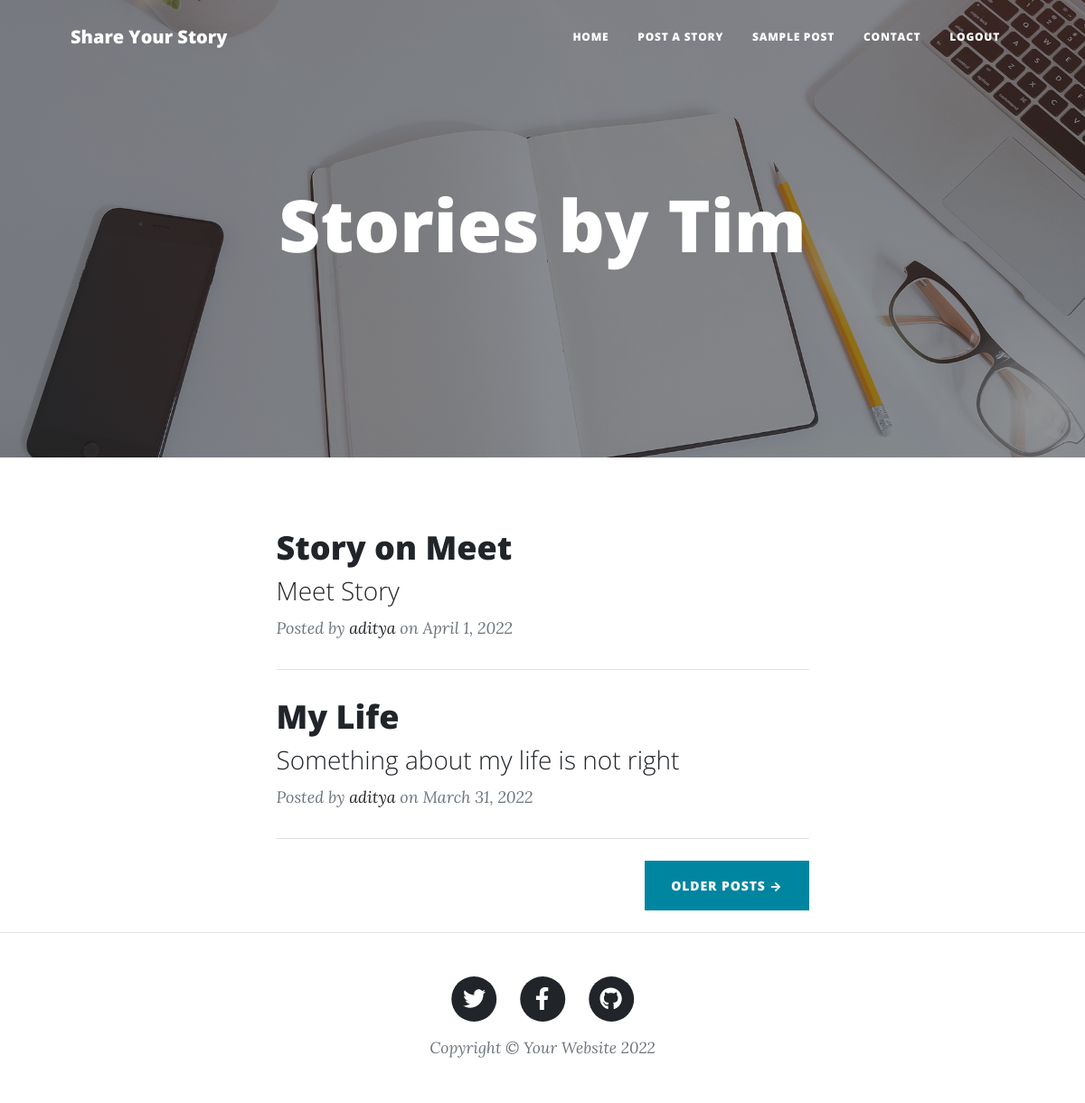
The page /profile/1/ (signed in) on the database its author committed.
### base/models.py (models this page shows, shortened)
class Story(models.Model):
    author = models.ForeignKey(User, on_delete=models.CASCADE)
    title = models.CharField(max_length=200)
    summary = models.CharField(max_length=200)
    content = models.TextField(null=True)
    created = models.DateTimeField(auto_now=True)
    updated = models.DateTimeField(auto_now_add=True)
    class Meta:
        ordering = ['-created', '-updated']

### base/views.py (the view)
# urls.py: path('profile/<str:pk>/', views.profile, name='profile'),
def profile(request, pk):
    stories = Story.objects.filter(author=pk)
    context = {'stories': stories}
    return render(request, 'base/profileMain.html', context)

### base/templates/base/profileMain.html
{% extends 'base/profile.html' %} {% block content %}
<div class="container px-4 px-lg-5">
  <div class="row gx-4 gx-lg-5 justify-content-center">
    <div class="col-md-10 col-lg-8 col-xl-7">
      {% for story in stories %}
      <div class="post-preview">
        <a href="{% url 'view-post' story.id %}">
          <h2 class="post-title">{{story.title | capfirst}}</h2>
          <h3 class="post-subtitle">{{story.summary}}</h3>
        </a>
        <p class="post-meta">
          Posted by
          <a href="{% url 'profile' story.author.id %}">{{story.author}}</a>
          on {{story.created | date}}
        </p>
      </div>
      <hr class="my-4" />
      {% endfor %}
      <div class="d-flex justify-content-end mb-4">
        <a class="btn btn-primary text-uppercase" href="#!">Older Posts →</a>
      </div>
    </div>
  </div>
</div>
{% endblock content %}

### base/templates/base/profile.html (shortened to what this page needs)
{% load static %}
<!DOCTYPE html>
<html lang="en">
  <head>
    <link href="{% static 'css/styles.css' %}" rel="stylesheet" />
  </head>
  <body>
    <nav class="navbar navbar-expand-lg navbar-light" id="mainNav">
      <div class="container px-4 px-lg-5">
        <a class="navbar-brand" href="{% url 'home' %}">Share Your Story</a>
        <div class="collapse navbar-collapse" id="navbarResponsive">
          <ul class="navbar-nav ms-auto py-4 py-lg-0">
            <li class="nav-item">
              <a class="nav-link px-lg-3 py-3 py-lg-4" href="{% url 'home' %}"
                >Home</a
              >
            </li>
            <li class="nav-item">
              <a
                class="nav-link px-lg-3 py-3 py-lg-4"
                href="{% url 'create-post' %}"
                >Post a Story</a
              >
            </li>
            <li class="nav-item">
              <a class="nav-link px-lg-3 py-3 py-lg-4" href="{% url 'sample' %}"
                >Sample Post</a
              >
            </li>
            <li class="nav-item">
              <a class="nav-link px-lg-3 py-3 py-lg-4" href="{% url 'home' %}"
                >Contact</a
              >
            </li>
            <li class="nav-item">
              <a class="nav-link px-lg-3 py-3 py-lg-4" href="{% url 'logout' %}"
                >Logout</a
              >
            </li>
          </ul>
        </div>
      </div>
    </nav>
    <header
      class="masthead"
      style="background-image: url({%static 'assets/img/home-bg.jpg' %})"
    >
      <div class="container position-relative px-4 px-lg-5">
        <div class="row gx-4 gx-lg-5 justify-content-center">
          <div class="col-md-10 col-lg-8 col-xl-7">
            <div class="site-heading">
              <h1>Stories by {{request.user.username}}</h1>
            </div>
          </div>
        </div>
      </div>
    </header>
    {% block content %} {% endblock %}
    <footer class="border-top">
      <div class="container px-4 px-lg-5">
        <div class="row gx-4 gx-lg-5 justify-content-center">
          <div class="col-md-10 col-lg-8 col-xl-7">
            <ul class="list-inline text-center">
              <li class="list-inline-item">
                <a href="#!">
                  <span class="fa-stack fa-lg">
                    <i class="fas fa-circle fa-stack-2x"></i>
                    <i class="fab fa-twitter fa-stack-1x fa-inverse"></i>
                  </span>
                </a>
              </li>
              <li class="list-inline-item">
                <a href="#!">
                  <span class="fa-stack fa-lg">
                    <i class="fas fa-circle fa-stack-2x"></i>
                    <i class="fab fa-facebook-f fa-stack-1x fa-inverse"></i>
                  </span>
                </a>
              </li>
              <li class="list-inline-item">
                <a href="#!">
                  <span class="fa-stack fa-lg">
                    <i class="fas fa-circle fa-stack-2x"></i>
                    <i class="fab fa-github fa-stack-1x fa-inverse"></i>
                  </span>
                </a>
              </li>
            </ul>
            <div class="small text-center text-muted fst-italic">
              Copyright &copy; Your Website 2022
            </div>
          </div>
        </div>
      </div>
    </footer>
  </body>
</html>

### rows shown on the page
Story: title "Story on Meet", summary "Meet Story", author "aditya", created "April 1, 2022"
Story: title "My Life", summary "Something about my life is not right", author "aditya", created "March 31, 2022"

### other values the page prints
{{ request.user.username }} "Tim"
